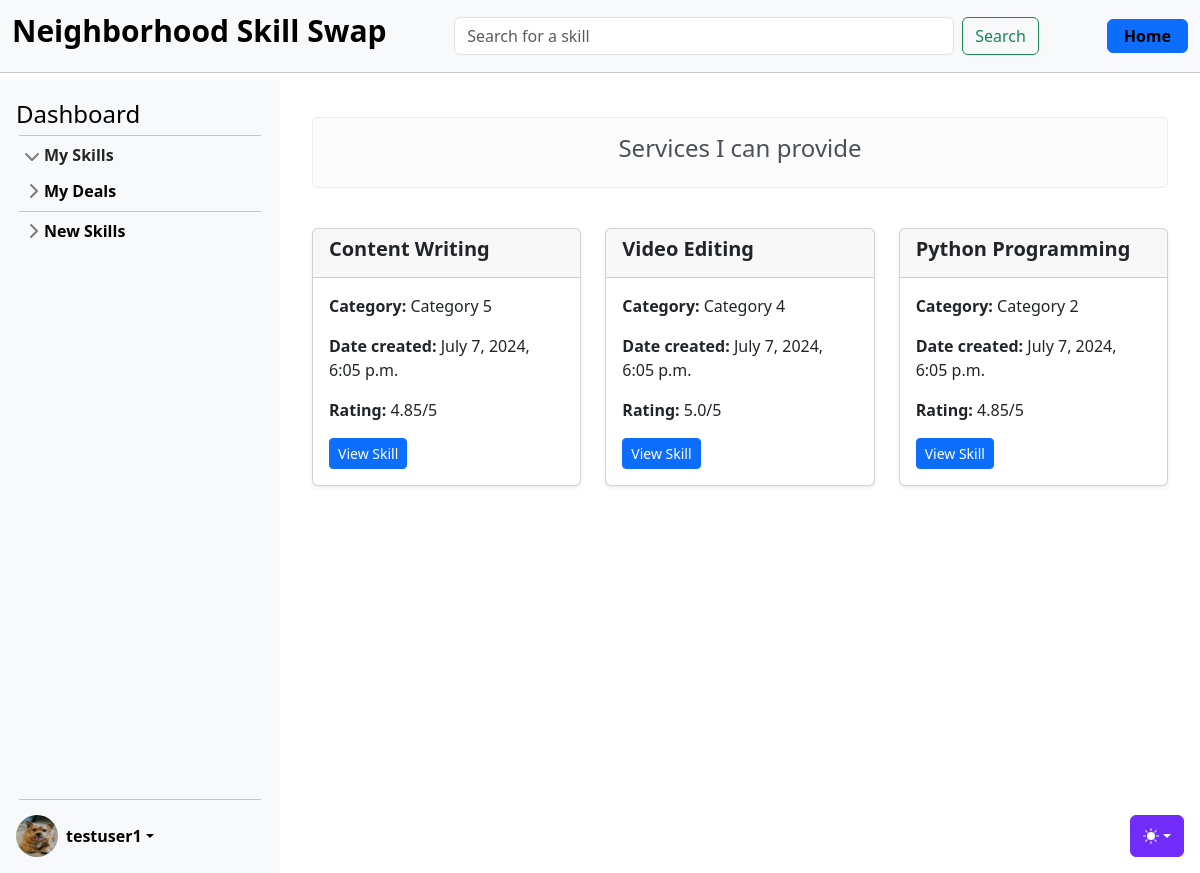
The page /skills/offered (signed in) on the database its author committed.
### accounts/models.py (models this page shows, shortened)
class CustomUser(AbstractUser):
    age = models.PositiveIntegerField(null=True, blank=True)

class UserProfile(models.Model):
    user = models.OneToOneField(
        CustomUser, on_delete=models.CASCADE, related_name="profile"
    )  # A one-to-one link to the user model
    profile_image = models.ImageField(
        upload_to="profile_images/", null=True, blank=True
    )  # A field to upload a profile image
    location = models.CharField(
        max_length=255, blank=True
    )  # Information about where the user is located (could be a city, region, or specific address)
    bio = models.TextField(
        max_length=500, blank=True
    )  # A short biography or description about the user.
    phone_number = models.CharField(
        max_length=20, blank=True
    )  # A phone number for contact purposes
    skills_offered = models.TextField(
        max_length=500, blank=True
    )  # A field to summarize the skills the user offers
    availability = models.CharField(
        max_length=255, blank=True
    )  # Information about the user's general availability (e.g., evenings, weekends)
    credits = models.IntegerField(
        default=0
    )  # Field to store the number of credits a user has

### skills/models.py (models this page shows, shortened)
class Skill(models.Model):
    name = models.CharField(max_length=100, blank=False)
    level = models.CharField(max_length=20, blank=False)
    description = models.TextField()
    owner = models.ForeignKey(settings.AUTH_USER_MODEL, on_delete=models.CASCADE)
    category = models.ForeignKey(Category, on_delete=models.CASCADE)
    date = models.DateTimeField(auto_now_add=True)
    skill_type = models.CharField(max_length=20, blank=False)
    rating = models.FloatField(default=5.0)

class Category(models.Model):
    name = models.CharField(max_length=100, unique=True, blank=False)
    def __str__(self):
        return self.name

### skills/views_skills.py (the view)
# urls.py: path("", SkillListView.as_view(), name="skill_list"),
class SkillListView(LoginRequiredMixin, ListView):
    model = Skill
    template_name = "skills/skill_list.html"
    form_class = SkillSearchForm
    context_object_name = "skills"
    def dispatch(self, request: HttpRequest, *args: str, **kwargs: str) -> HttpResponse:
        self.request_path = request.path
        self.skill_type = kwargs.get("skill_type", None)
        self.category = kwargs.get("category", None)
        return super().dispatch(request, *args, **kwargs)
    def get_queryset(self) -> Skill:
        skillset_all_other_users = Skill.objects.exclude(
            Q(owner=self.request.user) | Q(skill_type="wanted")
        )
        skillset_user = Skill.objects.filter(owner=self.request.user)
        skillset_all = Skill.objects.all()
        search_term = self.request.GET.get("search_term")
        if self.request_path == "/skills/search/":
            if search_term:
                skillset = skillset_all_other_users.filter(
                    Q(name__icontains=search_term)
                    | Q(description__icontains=search_term)
                )
            else:
                skillset = Skill.objects.none()
        elif self.request_path.startswith("/skills/categories/") and self.category:
            skillset = skillset_all_other_users.filter(
                category__name__iexact=self.category
            )
        elif self.request_path == "/skills/wanted":
            skillset = skillset_user.filter(skill_type="wanted")
        elif self.request_path == "/skills/offered":
            skillset = skillset_user.filter(skill_type="offered")
        elif self.request_path == "/skills/all":
            skillset = skillset_all
        else:
            pass
        return skillset
    def get_context_data(self, **kwargs: str) -> dict[str, str]:
        context = super().get_context_data(**kwargs)
        context["form"] = SkillSearchForm(self.request.GET or None)
        search_term = self.request.GET.get("search_term")
        print(f"search term in get_context_data: {search_term}")
        if (
            self.request_path == "/skills/search/"
            and search_term
            and not context["skills"]
        ):
            context["no_results"] = "No skills matched your search criteria."
        return context

### skills/forms.py
class SkillSearchForm(forms.Form):
    search_term = forms.CharField(max_length=100, required=False, label="Search")

### templates/skills/skill_list.html (shortened to what this page needs)
{% extends 'base.html' %}
{% block content %}
<div class="container mt-4">
    <div class="row mb-4">
        <div class="col">
            {% if request.path == '/skills/wanted' %}
            <div class="alert alert-light text-center" role="alert">
                <h4 class="alert-heading">Services I need</h4>
            </div>
            {% elif request.path == '/skills/offered' %}
            <div class="alert alert-light text-center" role="alert">
                <h4 class="alert-heading">Services I can provide</h4>
            </div>
            {% endif %}
        </div>
    </div>
    <div class="row">
        {% for skill in skills %}
        <div class="col-md-4 mb-4">
            <div class="card h-100 shadow-sm">
                <div class="card-header">
                    <h5 class="card-title">{{ skill.name }}</h5>
                </div>
                <div class="card-body">
                    <p class="card-text"><strong>Category:</strong> {{ skill.category }}</p>
                    <p class="card-text"><strong>Date created:</strong> {{ skill.date }}</p>
                    {% if skill.skill_type != "wanted" %}
                        <p class="card-text"><strong>Rating:</strong> {{ skill.rating }}/5</p>
                    {% endif %}
                    {% if skill.skill_type == "wanted" %}
                        <a href="#" class="btn btn-primary btn-sm">Search for Skill</a>
                        <a href="{% url 'skill_detail' skill.pk %}" class="btn btn-primary btn-sm">View Skill</a>
                    {% else %}
                        <a href="{% url 'skill_detail' skill.pk %}" class="btn btn-primary btn-sm">View Skill</a>
                    {% endif %}
                </div>
            </div>
        </div>
        {% endfor %}
    </div>
</div>
{% endblock %}

### templates/partials/_sidebar.html (shortened to what this page needs)
{% load static %}
<div class="sidebar d-flex flex-column flex-shrink-0 p-3 bg-body-tertiary" style="width: 280px;">
    <a href="{% url 'dashboard' user.id %}" class="d-flex align-items-center mb-3 mb-md-0 me-md-auto link-body-emphasis text-decoration-none">
        <span class="fs-4">Dashboard</span>
    </a>
    <hr>
    <ul class="list-unstyled ps-0">
        <li class="mb-1">
            <button class="btn btn-toggle d-inline-flex align-items-center rounded border-0 collapsed" data-bs-toggle="collapse" data-bs-target="#home-collapse" aria-expanded="true">
                My Skills
            </button>
        </li>
        <li class="mb-1">
            <button class="btn btn-toggle d-inline-flex align-items-center rounded border-0 collapsed" data-bs-toggle="collapse" data-bs-target="#dashboard-collapse" aria-expanded="false">
                My Deals
            </button>
        </li>
        <hr>
        <li class="mb-1">
            <button class="btn btn-toggle d-inline-flex align-items-center rounded border-0 collapsed" data-bs-toggle="collapse" data-bs-target="#orders-collapse" aria-expanded="false">
                New Skills
            </button>
        </li>
    </ul>
    <div class="dropdown mt-auto">
        <hr style="margin-bottom: 15px;">
        <a href="#" class="d-flex align-items-center link-body-emphasis text-decoration-none dropdown-toggle" data-bs-toggle="dropdown" aria-expanded="false">
            {% if user.is_authenticated %}
                {% if user.profile.profile_image %}
                    <img src="{{ user.profile.profile_image.url }}" alt="" width="42" height="42" class="rounded-circle me-2">
                {% else %}
                    <img src="{% static 'img/default_pic.jpg' %}" alt="" width="42" height="42" class="rounded-circle me-2">
                {% endif %}
                <strong>{{ user.username }}</strong>
            {% else %}
                <strong>User</strong>
            {% endif %}
        </a>
    </div>
</div>

### static/css/sidebars.css (style rules this page uses)
body { min-height: 100vh; min-height: -webkit-fill-available; }
html { height: -webkit-fill-available; }
.dropdown-toggle { outline: 0; }
.btn-toggle { padding: .25rem .5rem; font-weight: 600; color: var(--bs-emphasis-color); background-color: transparent; }
.btn-toggle::before { width: 1.25em; line-height: 0; transition: transform .35s ease; transform-origin: .5em 50%; }
.btn-toggle[aria-expanded="true"] { color: rgba(var(--bs-emphasis-color-rgb), .85); }
.btn-toggle[aria-expanded="true"]::before { transform: rotate(90deg); }

### static/css/main.css (style rules this page uses)
hr { margin: 3px; }
.sidebar { position: fixed; top: 80px; left: 0; bottom: 0; width: 280px; padding: 20px; background-color: #f8f9fa; overflow-y: auto; z-index: 1000; }

### static/css/dashboard.css (style rules this page uses)
.card-title { font-weight: bold; }
.card-text { margin-bottom: 1rem; }

### rows shown on the page
CustomUser: profile.profile_image (picture), username "testuser1"
Skill: name "Content Writing", category "Category 5", date "July 7, 2024, 6:05 p.m.", rating "4.85", skill_type "View Skill"
Skill: name "Video Editing", category "Category 4", date "July 7, 2024, 6:05 p.m.", rating "5.0", skill_type "View Skill"
Skill: name "Python Programming", category "Category 2", date "July 7, 2024, 6:05 p.m.", rating "4.85", skill_type "View Skill"
